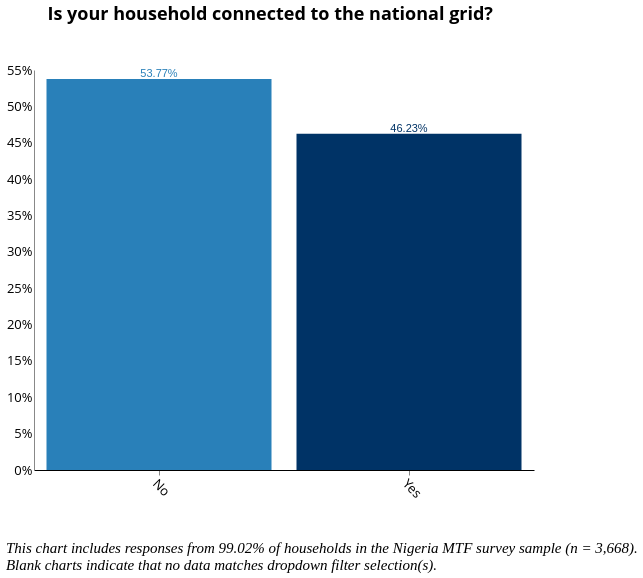

This figure's Vega-Lite source:
### Vega-Lite specification from a JSON file in a GitHub repository (floating-point values rounded to 4 significant figures; data arrays with more than 128 entries replaced by an {"elided": "..."} marker saying what was removed)
{"width": 800, "height": 400, "config": {"title": {"fontSize": 18, "font": "Open Sans", "anchor": "center", "fontColor": "#000000"}, "axisX": {"domain": true, "domainColor": "#000000", "grid": false, "labelFont": "Open Sans", "labelFontSize": 13, "titleFont": "Open Sans", "titleFontSize": 13, "titleFontWeight": "normal", "title": "X Axis Title (units)", "labelAngle": 45}, "axisY": {"domain": true, "grid": false, "gridColor": "#DEDDDD", "gridWidth": 1, "labelFont": "Open Sans", "labelFontSize": 13, "labelAngle": 0, "ticks": false, "titleFont": "Open Sans", "titleFontSize": 13, "titleFontWeight": "normal", "titlePadding": 10, "title": "Y Axis Title (units)"}, "range": {"category": ["#2980B9", "#003366", "#FFAE19", "#FF4500", "#438B28", "#45B39D", "#99ADC1", "#212F3C"]}, "legend": {"labelFont": "Open Sans", "labelFontSize": 13, "symbolType": "square", "symbolSize": 100, "titleFont": "Open Sans", "titleFontSize": 13, "titleFontWeight": "normal", "title": "Legend", "orient": "right", "offset": 0}, "tooltip": {"font": "Open Sans"}, "view": {"stroke": "transparent", "text": {"font": "Open Sans", "color": ["#2980B9", "#003366", "#FFAE19", "#FF4500", "#438B28", "#45B39D", "#99ADC1", "#212F3C"], "fontSize": 13, "align": "right", "fontWeight": 400, "size": 13}, "bar": {"size": 40, "binSpacing": 1, "continuousBandSize": 30, "discreteBandSize": 30, "stroke": false}}}, "concat": [{"layer": [{"mark": "bar", "encoding": {"color": {"field": "c2", "legend": null, "type": "nominal"}, "tooltip": {"field": "c2", "type": "nominal"}, "x": {"axis": {"title": " "}, "field": "c2", "sort": {"field": "c2", "op": "count", "order": "descending"}, "type": "nominal"}, "y": {"aggregate": "sum", "axis": {"format": "%", "title": ""}, "field": "pct", "type": "quantitative"}}, "height": 400, "selection": {"selector162": {"type": "single", "fields": ["i19a"], "bind": {"input": "select", "options": [null, "Wood purchased", "Wood collected", "Crop Residue/Plant Biomass", "Kerosene", "Charcoal", "LPG/cooking gas", "Electric", "Charcoal Briquettes", "Garbage", "Piped Natural Gas", "Coal Briquette", "Biomass Briquette", "Other, specify", "Coal/lignite"], "labels": ["All Responses", "Wood purchased", "Wood collected", "Crop Residue/Plant Biomass", "Kerosene", "Charcoal", "LPG/cooking gas", "Electric", "Charcoal Briquettes", "Garbage", "Piped Natural Gas", "Coal Briquette", "Biomass Briquette", "Other", "Coal/lignite"], "name": "Primary Source of Cooking Fuel  "}}, "selector161": {"type": "single", "fields": ["primary_stove"], "bind": {"input": "select", "options": [null, "3-Stone/Open Fire Stove", "Koresone Stove", "Missing Data", "Manufactured Stove Traditional", "LPG/Natural Gas Stove", "Electric Stove"], "labels": ["All Responses", "3-Stone/Open Fire Stove", "Kerosene Stove", "Primary Stove Not Listed", "Manufactured Stove Traditional", "LPG/Natural Gas Stove", "Electric Stove"], "name": "Primary Stove  "}}, "selector159": {"type": "single", "fields": ["locality"], "bind": {"input": "select", "options": [null, 0, 1], "labels": ["National", "Urban", "Rural"], "name": "Locality Breakdown  "}}, "selector160": {"type": "single", "fields": ["elc_aggr_tier"], "bind": {"input": "select", "options": [null, "Tier 0", "Tier 1", "Tier 2", "Tier 3", "Tier 4", "Tier 5"], "labels": ["All Tiers", "Tier 0", "Tier 1", "Tier 2", "Tier 3", "Tier 4", "Tier 5"], "name": "Tiers  "}}}, "transform": [{"joinaggregate": [{"op": "count", "field": "*", "as": "total"}]}, {"calculate": "1 / datum.total", "as": "pct"}], "width": 500}, {"mark": {"type": "text", "align": "center", "baseline": "bottom"}, "encoding": {"color": {"field": "c2", "legend": null, "type": "nominal"}, "text": {"aggregate": "sum", "field": "pct", "format": ".2%", "type": "quantitative"}, "tooltip": {"field": "c2", "type": "nominal"}, "x": {"axis": {"title": " "}, "field": "c2", "sort": {"field": "c2", "op": "count", "order": "descending"}, "type": "nominal"}, "y": {"aggregate": "sum", "axis": {"format": "%", "title": ""}, "field": "pct", "type": "quantitative"}}, "height": 400, "transform": [{"joinaggregate": [{"op": "count", "field": "*", "as": "total"}]}, {"calculate": "1 / datum.total", "as": "pct"}], "width": 500}], "title": {"text": ["Is your household connected to the national grid?"], "color": "black", "subtitleColor": "black", "offset": 40}, "transform": [{"filter": {"selection": "selector162"}}, {"filter": {"selection": "selector161"}}, {"filter": {"selection": "selector159"}}, {"filter": {"selection": "selector160"}}]}], "data": {"name": "data-69655a8b378ea9814d64d855b3e09660"}, "title": {"text": ["", "", "This chart includes responses from 99.02% of households in the Nigeria MTF survey sample (n = 3,668).", "Blank charts indicate that no data matches dropdown filter selection(s)."], "anchor": "start", "baseline": "bottom", "font": "Times New Roman", "fontSize": 15, "fontStyle": "italic", "fontWeight": "normal", "orient": "bottom"}, "$schema": "https://vega.github.io/schema/vega-lite/v4.17.0.json", "datasets": {"data-69655a8b378ea9814d64d855b3e09660": {"elided": "3632 records"}}}
